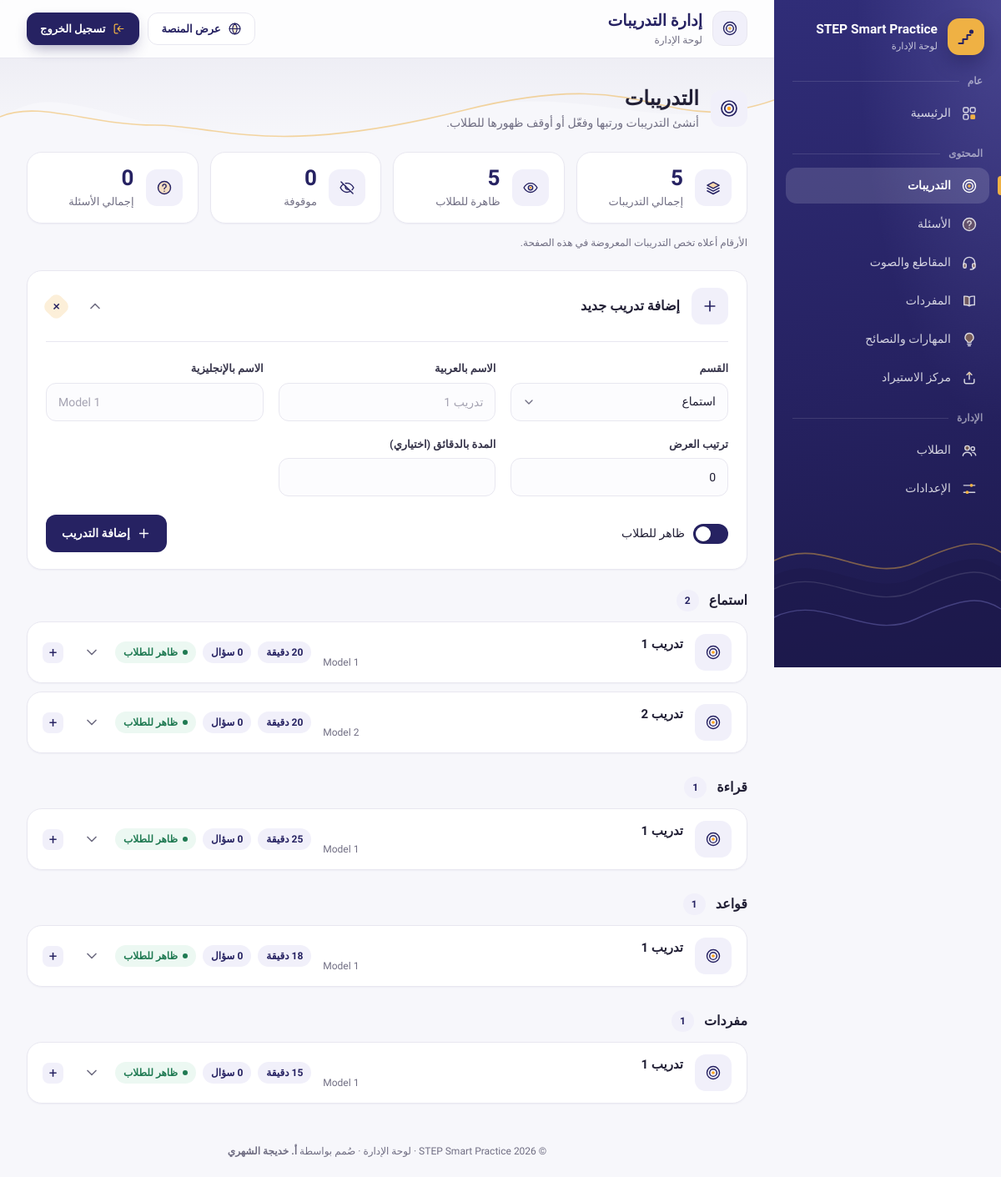
Screenshot of /admin/practices (signed in) with the database file from the repository.
### tables this page shows
CREATE TABLE IF NOT EXISTS practices (
    id INT UNSIGNED AUTO_INCREMENT PRIMARY KEY,
    section_id INT UNSIGNED NOT NULL,
    title_en VARCHAR(255) NOT NULL,
    title_ar VARCHAR(255) NOT NULL,
    sort_order INT NOT NULL DEFAULT 0,
    is_active TINYINT(1) NOT NULL DEFAULT 1,
    time_limit_min INT NULL,
    CONSTRAINT fk_practices_section FOREIGN KEY (section_id) REFERENCES sections(id)
);

### app/controllers/admin/AdminBaseController.php (called while the page is built, shortened)
<?php
abstract class AdminBaseController
{
    protected function page(string $template, string $title, array $data = []): void
    {
        view('admin/' . $template, $data + [
            'title' => $title,
            'csrfToken' => Csrf::token(),
        ], 'admin');
    }
    protected function pageNumber(): int
    {
        return max(1, (int) ($_GET['page'] ?? 1));
    }
    protected function paginate(string $countSql, string $listSql, array $params = [], int $perPage = 20): array
    {
        $pdo = Database::getConnection();
        $count = $pdo->prepare($countSql);
        $count->execute($params);
        $total = (int) $count->fetchColumn();
        $pages = max(1, (int) ceil($total / $perPage));
        $page = min($this->pageNumber(), $pages);
        $offset = ($page - 1) * $perPage;
        $list = $pdo->prepare($listSql . ' LIMIT ' . $perPage . ' OFFSET ' . $offset);
        $list->execute($params);
        return [
            'items' => $list->fetchAll(),
            'pagination' => ['page' => $page, 'pages' => $pages, 'total' => $total],
        ];
    }
}

### app/controllers/admin/PracticeAdminController.php (called while the page is built, shortened)
<?php
class PracticeAdminController extends AdminBaseController
{
    public function index(): void
    {
        $result = $this->paginate(
            'SELECT COUNT(*) FROM practices p INNER JOIN sections s ON s.id = p.section_id',
            'SELECT p.*, s.name_ar AS section_name_ar,
                    (SELECT COUNT(*) FROM questions q WHERE q.practice_id = p.id) AS question_count
             FROM practices p INNER JOIN sections s ON s.id = p.section_id
             ORDER BY s.sort_order, p.sort_order, p.id'
        );
        $sections = Database::getConnection()->query('SELECT id, name_ar FROM sections ORDER BY sort_order')->fetchAll();
        $this->page('practices', 'إدارة التدريبات', $result + ['sections' => $sections]);
    }
}

### index.php (called while the page is built, shortened)
<?php
try {
    $router = new Router();
    $router->get('/', [HomeController::class, 'index']);
    $router->get('/login', [AuthController::class, 'showLogin']);
    $router->post('/login', [AuthController::class, 'login']);
    $router->get('/register', [AuthController::class, 'showRegister']);
    $router->post('/register', [AuthController::class, 'register']);
    $router->get('/logout', [AuthController::class, 'logout']);
    $router->get('/section/{slug}', [SectionController::class, 'index']);
    $router->get('/vocab', [VocabController::class, 'index']);
    $router->get('/placement', [PlacementController::class, 'index']);
    $router->post('/placement', [PlacementController::class, 'start']);
    $router->get('/daily', [DailyChallengeController::class, 'index']);
    $router->get('/practice/{id}', [PracticeController::class, 'index']);
    $router->get('/practice/attempt/{id}', [PracticeController::class, 'showQuestionAttempt']);
    $router->get('/analysis/custom/{skillId}', [PracticeController::class, 'startCustom']);
    $router->get('/mistakes', [MistakesController::class, 'index']);
    $router->get('/analysis', [AnalysisController::class, 'index']);
    $router->post('/api/submit-answer', [PracticeController::class, 'submitAnswer']);
    $router->post('/api/finish-practice', [PracticeController::class, 'finish']);
    $router->post('/api/toggle-explanation', [PracticeController::class, 'toggleExplanation']);
    $router->post('/api/vocab-progress', [VocabController::class, 'saveProgress']);
    $router->get('/admin', [DashboardController::class, 'index']);
    $router->get('/admin/dashboard', [DashboardController::class, 'index']);
    $router->get('/admin/practices', [PracticeAdminController::class, 'index']);
    $router->post('/admin/practices', [PracticeAdminController::class, 'save']);
    $router->get('/admin/questions', [QuestionAdminController::class, 'index']);
    $router->post('/admin/questions', [QuestionAdminController::class, 'save']);
    $router->get('/admin/passages', [PassageAdminController::class, 'index']);
    $router->post('/admin/passages', [PassageAdminController::class, 'save']);
    $router->get('/admin/vocab', [VocabAdminController::class, 'index']);
    $router->post('/admin/vocab', [VocabAdminController::class, 'save']);
    $router->get('/admin/users', [UserAdminController::class, 'index']);
    $router->post('/admin/users', [UserAdminController::class, 'save']);
    $router->get('/admin/skills', [SkillAdminController::class, 'index']);
    $router->post('/admin/skills', [SkillAdminController::class, 'save']);
    $router->get('/admin/settings', [SettingsAdminController::class, 'index']);
    $router->post('/admin/settings', [SettingsAdminController::class, 'save']);
    $router->get('/admin/imports', [PdfImportAdminController::class, 'index']);
    $router->post('/admin/imports/vocabulary', [VocabAdminController::class, 'importCsvFromCenter']);
    $router->post('/admin/imports/preview', [PdfImportAdminController::class, 'preview']);
    $router->post('/admin/imports/publish', [PdfImportAdminController::class, 'publish']);
    $router->dispatch($_SERVER['REQUEST_URI'] ?? '/');
} catch (Throwable $e) {
    error_log('Application request failed: ' . $e->getMessage());
    http_response_code(500);
    view('errors/500', ['message' => 'حدث خطأ غير متوقع.'], 'main');
}

### core/Database.php (called while the page is built, shortened)
<?php
class Database
{
    private static ?PDO $connection = null;
    public static function initialize(): void
    {
        $config = require ROOT_PATH . '/config/database.php';
        $sql = file_get_contents(ROOT_PATH . '/database/schema.sql');
        $database = (string) ($config['database'] ?? '');
        $sql = str_replace('`steptraining`', '`' . $database . '`', $sql);
        $dsn = sprintf(
            'mysql:host=%s;port=%d;charset=%s',
            $config['host'],
            (int) ($config['port'] ?? 3306),
            $config['charset']
        );
        $pdo = new PDO($dsn, $config['username'], $config['password'], [
            PDO::ATTR_ERRMODE => PDO::ERRMODE_EXCEPTION,
            PDO::ATTR_DEFAULT_FETCH_MODE => PDO::FETCH_ASSOC,
            PDO::ATTR_EMULATE_PREPARES => false,
        ]);
        $statements = preg_split('/;\s*(?:\r?\n|$)/', $sql);
        foreach ($statements as $statement) {
            $statement = trim($statement);
            if ($statement !== '') {
                $pdo->exec($statement);
            }
        }
        self::$connection = $pdo;
    }
    public static function getConnection(): PDO
    {
        return self::$connection;
    }
}

### app/views/admin/practices.php (the view, shortened to what this page needs)
<?php
$sectionNames = [];
foreach ($sections as $section) {
    $sectionNames[(int) $section['id']] = $section['name_ar'];
}
$groups = [];
$totalPractices = 0;
$activePractices = 0;
$totalQuestions = 0;
foreach ($items as $practice) {
    $groups[(int) $practice['section_id']][] = $practice;
    $totalPractices++;
    if ($practice['is_active']) { $activePractices++; }
    $totalQuestions += (int) $practice['question_count'];
}
$inactivePractices = $totalPractices - $activePractices;
?>
<section class="pr">
    <header class="pr-head">
        <span class="pr-chip" aria-hidden="true"><svg class="pr-ic pr-ic--lg"><use href="#pr-target"/></svg></span>
        <div>
            <h2>التدريبات</h2>
            <p>أنشئ التدريبات ورتبها وفعّل أو أوقف ظهورها للطلاب.</p>
        </div>
    </header>
    <div class="pr-stats">
        <div class="pr-card pr-stat">
            <span class="pr-chip" aria-hidden="true"><svg class="pr-ic"><use href="#pr-layers"/></svg></span>
            <div><p class="pr-stat-num"><?= e((string) $totalPractices) ?></p><p class="pr-stat-label">إجمالي التدريبات</p></div>
        </div>
        <div class="pr-card pr-stat">
            <span class="pr-chip" aria-hidden="true"><svg class="pr-ic"><use href="#pr-eye"/></svg></span>
            <div><p class="pr-stat-num"><?= e((string) $activePractices) ?></p><p class="pr-stat-label">ظاهرة للطلاب</p></div>
        </div>
        <div class="pr-card pr-stat">
            <span class="pr-chip" aria-hidden="true"><svg class="pr-ic"><use href="#pr-eye-off"/></svg></span>
            <div><p class="pr-stat-num"><?= e((string) $inactivePractices) ?></p><p class="pr-stat-label">موقوفة</p></div>
        </div>
        <div class="pr-card pr-stat">
            <span class="pr-chip" aria-hidden="true"><svg class="pr-ic"><use href="#pr-help"/></svg></span>
            <div><p class="pr-stat-num"><?= e((string) $totalQuestions) ?></p><p class="pr-stat-label">إجمالي الأسئلة</p></div>
        </div>
    </div>
    <p class="pr-note">الأرقام أعلاه تخص التدريبات المعروضة في هذه الصفحة.</p>
    <details class="pr-card pr-fold pr-add" open>
        <summary>
            <span class="pr-chip" aria-hidden="true"><svg class="pr-ic"><use href="#pr-plus"/></svg></span>
            <span>إضافة تدريب جديد</span>
            <svg class="pr-ic pr-caret" aria-hidden="true"><use href="#pr-caret"/></svg>
        </summary>
        <form method="post" action="<?= e(url('/admin/practices')) ?>" class="pr-add-body">
            <div class="pr-grid">
                <label>
                    <span class="pr-label">القسم</span>
                    <select name="section_id" required class="pr-input">
                        <?php foreach ($sections as $section): ?><option value="<?= e((string) $section['id']) ?>"><?= e($section['name_ar']) ?></option><?php endforeach; ?>
                    </select>
                </label>
                <label>
                    <span class="pr-label">الاسم بالعربية</span>
                    <input name="title_ar" required maxlength="255" class="pr-input" placeholder="تدريب 1">
                </label>
                <label>
                    <span class="pr-label">الاسم بالإنجليزية</span>
                    <input name="title_en" required maxlength="255" dir="ltr" class="pr-input" placeholder="Model 1">
                </label>
                <label>
                    <span class="pr-label">ترتيب العرض</span>
                    <input name="sort_order" type="number" min="0" value="0" class="pr-input">
                </label>
                <label>
                    <span class="pr-label">المدة بالدقائق (اختياري)</span>
                    <input name="time_limit_min" type="number" min="1" max="600" class="pr-input">
                </label>
            </div>
            <div class="pr-actions">
                <label class="pr-switch-row"><input type="checkbox" name="is_active" checked class="pr-switch"><span>ظاهر للطلاب</span></label>
                <div class="pr-actions-end">
                    <button type="submit" class="pr-btn pr-btn--primary"><svg class="pr-ic pr-ic--sm" aria-hidden="true"><use href="#pr-plus"/></svg>إضافة التدريب</button>
                </div>
            </div>
        </form>
    </details>
    <div class="pr-list">
        <?php foreach ($groups as $sectionId => $groupItems): ?>
            <section aria-label="<?= e($sectionNames[$sectionId] ?? 'بدون قسم') ?>">
                <div class="pr-group-head">
                    <h3><?= e($sectionNames[$sectionId] ?? 'بدون قسم') ?></h3>
                    <span class="pr-pill"><?= e((string) count($groupItems)) ?></span>
                </div>
                <div class="pr-rows">
                    <?php foreach ($groupItems as $practice): ?>
                        <details class="pr-card pr-fold pr-item">
                            <summary>
                                <span class="pr-chip" aria-hidden="true"><svg class="pr-ic"><use href="#pr-target"/></svg></span>
                                <div class="pr-item-title">
                                    <strong><?= e($practice['title_ar']) ?></strong>
                                    <span dir="ltr"><?= e($practice['title_en']) ?></span>
                                </div>
                                <div class="pr-item-meta">
                                    <?php if ($practice['time_limit_min']): ?><span class="pr-pill"><?= e((string) $practice['time_limit_min']) ?> دقيقة</span><?php endif; ?>
                                    <span class="pr-pill"><?= e((string) $practice['question_count']) ?> سؤال</span>
                                    <span class="pr-pill <?= $practice['is_active'] ? 'pr-pill--ok' : 'pr-pill--off' ?>"><?= $practice['is_active'] ? 'ظاهر للطلاب' : 'موقوف' ?></span>
                                </div>
                                <svg class="pr-ic pr-caret" aria-hidden="true"><use href="#pr-caret"/></svg>
                            </summary>
                        </details>
                    <?php endforeach; ?>
                </div>
            </section>
        <?php endforeach; ?>
    </div>
</section>

### rows the page displays
practices: title_ar "تدريب 1", title_en "Model 1", time_limit_min "20", is_active "ظاهر للطلاب"
practices: title_ar "تدريب 2", title_en "Model 2", time_limit_min "20", is_active "ظاهر للطلاب"
practices: title_ar "تدريب 1", title_en "Model 1", time_limit_min "25", is_active "ظاهر للطلاب"
practices: title_ar "تدريب 1", title_en "Model 1", time_limit_min "18", is_active "ظاهر للطلاب"
practices: title_ar "تدريب 1", title_en "Model 1", time_limit_min "15", is_active "ظاهر للطلاب"

### other values shown
$groupLabel "عام"
$label "الرئيسية"
$groupLabel "المحتوى"
$label "التدريبات"
$label "الأسئلة"
$label "المقاطع والصوت"
$label "المفردات"
$label "المهارات والنصائح"
$label "مركز الاستيراد"
$groupLabel "الإدارة"
$label "الطلاب"
$label "الإعدادات"
$pageTitle "إدارة التدريبات"
$totalPractices "5"
$activePractices "5"
